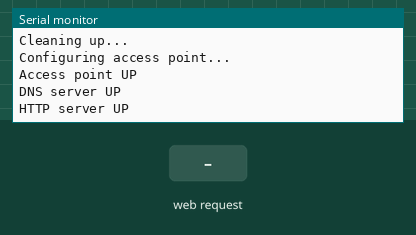
Bench run of a sketch on a simulated ESP8266 (NodeMCU). On the bench: the last lines printed to the serial monitor. Inputs (shaded band) come from the test bench.

Above: at 2.7 s.
2.8 s: HTTP request GET / received
At 4.0 s:
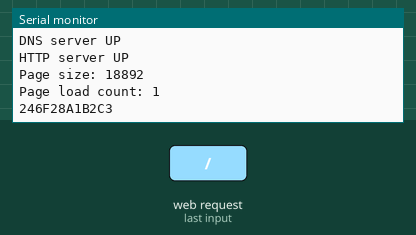
4.3 s: HTTP request GET /generate_204 received
At 5.2 s:
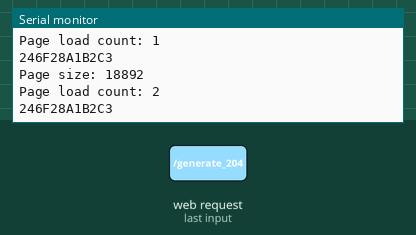

Measured:
- after the input at 2.8 s, the serial monitor: prints a new line at once (image 1)
- after the input at 4.3 s, the serial monitor: prints a new line at once (image 2)

The sketch:

disobey_ap.ino
```cpp
/*
  Disobey WiFi Access Point
  Author: Heikki Juva
*/

#include <WiFiClient.h>
#include <ESP8266WebServer.h>
#include <DNSServer.h>

const char *ssid = "Hki-open";
uint8_t mac[WL_MAC_ADDR_LENGTH];
String macID;

ESP8266WebServer server(80);

const byte DNS_PORT = 53;

DNSServer dnsServer;

IPAddress ip(10,0,0,1);
IPAddress gateway(10,0,0,1);
IPAddress subnet(255,255,255,0);

int visitor_count = 0;

void handleRoot() {

  String html = "";
  visitor_count += 1;

  html += "<!DOCTYPE HTML>\r\n<html>\r\n";
  html += "<head>\r\n";
  html += "<title>Disobey</title>\r\n";
  html += "<meta name='disobey' content='Disobey is a event that celebrates hacker culture with competitions, challenges, workshops and its own beer! You are welcome to join us to learn new skills, practice old ones or compete for bragging rights and fame. (there will be cool prizes)!'>\r\n";
  html += "<meta name='date' content='Jan 12-13 2018'>\r\n";
  html += "<meta name='location' content='Kattilahalli, Helsinki'>\r\n";
  html += "<meta name='website' content='disobey.fi'>\r\n";

  html += "<meta name='debug' content='{mac:";
  html += macID;
  html += ", vc:";
  html += String(visitor_count);
  html += "}'>\r\n";

  html += "</head>\r\n";
  html += "<body style='background:black;'>\r\n";
  html += "<div id='container' style='width:100%; margin:auto; color: green; font-family: courier; font-size: -webkit-xxx-large; text-align:center;'>\r\n";
  html += "</br><p>You can't spell IDIoT without IoT</p>\r\n";
  html += "<font size='-3'><pre><font color=white>101101110100100</font><font color=#f7f7f7>1</font><font color=#e6e6e6>1</font><font color=#d1d1d1>1</font><font color=#b0b0b0>1</font><font color=#939393>1</font><font color=#7a7a7a>0</font><font color=#656565>0</font><font color=#535353>1</font><font color=#444444>0</font><font color=#393939>1</font><font color=#313131>0</font><font color=#2c2c2c>1</font><font color=#2a2a2a>1</font><font color=#2c2c2c>0</font><font color=#313131>1</font><font color=#393939>1</font><font color=#444444>1</font><font color=#535353>0</font><font color=#656565>1</font><font color=#7a7a7a>0</font><font color=#939393>0</font><font color=#b0b0b0>1</font><font color=#d1d1d1>0</font><font color=#e6e6e6>0</font><font color=#f7f7f7>1</font><font color=white>111100101011011</font><br><font color=white>10100100111</font><font color=#fdfdfd>1</font><font color=#d9d9d9>1</font><font color=#aaaaaa>0</font><font color=#787878>0</font><font color=#535353>1</font><font color=#3a3a3a>0</font><font color=#2b2b2b>1</font><font color=#2a2a2a>01</font><font color=#333333>1</font><font color=#474747>0</font><font color=#575757>1</font><font color=#656565>1</font><font color=#6f6f6f>1</font><font color=#797979>0</font><font color=#7e7e7e>1</font><font color=gray>0</font><font color=#7e7e7e>0</font><font color=#797979>1</font><font color=#6f6f6f>0</font><font color=#656565>0</font><font color=#575757>1</font><font color=#474747>1</font><font color=#333333>1</font><font color=#2a2a2a>11</font><font color=#2b2b2b>0</font><font color=#3a3a3a>0</font><font color=#535353>1</font><font color=#787878>0</font><font color=#aaaaaa>1</font><font color=#d9d9d9>0</font><font color=#fdfdfd>1</font><font color=white>10111010010</font><br><font color=white>01111100</font><font color=#f9f9f9>1</font><font color=#d6d6d6>0</font><font color=#8d8d8d>1</font><font color=#4d4d4d>0</font><font color=#333333>1</font><font color=#2a2a2a>1</font><font color=#2f2f2f>0</font><font color=#3b3b3b>1</font><font color=#636363>1</font><font color=#909090>1</font><font color=#b7b7b7>0</font><font color=#d9d9d9>1</font><font color=#eeeeee>0</font><font color=#f4f4f4>0</font><font color=#f8f8f8>1</font><font color=#fcfcfc>0</font><font color=white>0111110</font><font color=#fcfcfc>0</font><font color=#f8f8f8>1</font><font color=#f4f4f4>0</font><font color=#eeeeee>1</font><font color=#d9d9d9>0</font><font color=#b7b7b7>1</font><font color=#909090>1</font><font color=#636363>0</font><font color=#3b3b3b>1</font><font color=#2f2f2f>1</font><font color=#2a2a2a>1</font><font color=#333333>0</font><font color=#4d4d4d>1</font><font color=#8d8d8d>0</font><font color=#d6d6d6>0</font><font color=#f9f9f9>1</font><font color=white>00111110</font><br><font color=white>010101</font><font color=#f1f1f1>1</font><font color=#acacac>0</font><font color=#595959>1</font><font color=#2b2b2b>1</font><font color=#2a2a2a>1</font><font color=#2e2e2e>0</font><font color=#545454>1</font><font color=#919191>0</font><font color=#cbcbcb>0</font><font color=#f6f6f6>1</font><font color=white>001</font><font color=#fbfbfb>1</font><font color=#e7e7e7>1</font><font color=#d6d6d6>1</font><font color=#c3c3c3>1</font><font color=#aeaeae>0</font><font color=#9e9e9e>0</font><font color=#949494>1</font><font color=#8d8d8d>0</font><font color=#8b8b8b>1</font><font color=#8e8e8e>0</font><font color=#969696>1</font><font color=#a2a2a2>1</font><font color=#b2b2b2>0</font><font color=#c8c8c8>1</font><font color=#dadada>1</font><font color=#ececec>1</font><font color=#fdfdfd>0</font><font color=white>100</font><font color=#f6f6f6>1</font><font color=#cbcbcb>0</font><font color=#919191>0</font><font color=#545454>1</font><font color=#2e2e2e>1</font><font color=#2a2a2a>1</font><font color=#2b2b2b>1</font><font color=#595959>1</font><font color=#acacac>0</font><font color=#f1f1f1>0</font><font color=white>101011</font><br><font color=white>0111</font><font color=#fcfcfc>0</font><font color=#ababab>1</font><font color=#4a4a4a>0</font><font color=#2b2b2b>0</font><font color=#2a2a2a>1</font><font color=#323232>0</font><font color=#7d7d7d>0</font><font color=#cfcfcf>1</font><font color=#f7f7f7>1</font><font color=white>111</font><font color=#dddddd>0</font><font color=#a7a7a7>0</font><font color=#767676>1</font><font color=#505050>0</font><font color=#3e3e3e>1</font><font color=#313131>0</font><font color=#2a2a2a>1101110100</font><font color=#2b2b2b>1</font><font color=#343434>0</font><font color=#424242>0</font><font color=#575757>1</font><font color=#818181>1</font><font color=#b4b4b4>1</font><font color=#ebebeb>1</font><font color=white>100</font><font color=#f7f7f7>1</font><font color=#cfcfcf>0</font><font color=#7d7d7d>1</font><font color=#323232>0</font><font color=#2a2a2a>1</font><font color=#2b2b2b>1</font><font color=#4a4a4a>0</font><font color=#ababab>1</font><font color=#fcfcfc>1</font><font color=white>1010</font><br><font color=white>010</font><font color=#d9d9d9>0</font><font color=#585858>1</font><font color=#2b2b2b>1</font><font color=#2a2a2a>1</font><font color=#333333>1</font><font color=gray>1</font><font color=#e8e8e8>0</font><font color=#fefefe>0</font><font color=white>1</font><font color=#fdfdfd>0</font><font color=#dfdfdf>1</font><font color=#959595>0</font><font color=#4c4c4c>1</font><font color=#2c2c2c>1</font><font color=#2a2a2a>01</font><font color=#373737>1</font><font color=#4c4c4c>1</font><font color=#707070>0</font><font color=#929292>1</font><font color=#acacac>0</font><font color=#c1c1c1>0</font><font color=#cecece>1</font><font color=#d6d6d6>0</font><font color=#d9d9d9>0</font><font color=#d5d5d5>1</font><font color=#cbcbcb>1</font><font color=#bcbcbc>1</font><font color=#a6a6a6>1</font><font color=#8a8a8a>1</font><font color=#676767>0</font><font color=#454545>0</font><font color=#333333>1</font><font color=#2a2a2a>0</font><font color=#2b2b2b>1</font><font color=#2e2e2e>0</font><font color=#5c5c5c>1</font><font color=#a8a8a8>1</font><font color=#eaeaea>0</font><font color=white>11</font><font color=#fefefe>1</font><font color=#e8e8e8>0</font><font color=gray>1</font><font color=#333333>0</font><font color=#2a2a2a>0</font><font color=#2b2b2b>1</font><font color=#585858>0</font><font color=#d9d9d9>0</font><font color=white>111</font><br><font color=white>11</font><font color=#bbbbbb>0</font><font color=#3a3a3a>0</font><font color=#2a2a2a>10</font><font color=#4c4c4c>1</font><font color=#cbcbcb>0</font><font color=white>110</font><font color=#dcdcdc>1</font><font color=#787878>1</font><font color=#353535>1</font><font color=#2a2a2a>01</font><font color=#353535>0</font><font color=#6e6e6e>0</font><font color=#b0b0b0>1</font><font color=#dedede>0</font><font color=#fbfbfb>0</font><font color=white>1111100101011</font><font color=#f6f6f6>0</font><font color=#d5d5d5>1</font><font color=#a1a1a1>1</font><font color=#5e5e5e>1</font><font color=#2e2e2e>0</font><font color=#2a2a2a>10</font><font color=#404040>0</font><font color=#909090>1</font><font color=#ededed>0</font><font color=white>011</font><font color=#cbcbcb>1</font><font color=#4c4c4c>1</font><font color=#2a2a2a>10</font><font color=#3a3a3a>0</font><font color=#bbbbbb>1</font><font color=white>01</font><br><font color=white>0</font><font color=#bfbfbf>1</font><font color=#323232>1</font><font color=#2a2a2a>01</font><font color=#5b5b5b>1</font><font color=#ececec>1</font><font color=white>01</font><font color=#fcfcfc>0</font><font color=#9f9f9f>0</font><font color=#373737>1</font><font color=#2a2a2a>00</font><font color=#343434>1</font><font color=#8c8c8c>1</font><font color=#e4e4e4>1</font><font color=#fcfcfc>1</font><font color=white>1001010110111010010</font><font color=#f9f9f9>0</font><font color=#d5d5d5>1</font><font color=#717171>1</font><font color=#2e2e2e>1</font><font color=#2a2a2a>11</font><font color=#454545>0</font><font color=#c2c2c2>0</font><font color=#fefefe>1</font><font color=white>01</font><font color=#ececec>0</font><font color=#5b5b5b>1</font><font color=#2a2a2a>10</font><font color=#323232>1</font><font color=#bfbfbf>1</font><font color=white>1</font><br><font color=#e7e7e7>0</font><font color=#393939>1</font><font color=#2a2a2a>00</font><font color=#494949>1</font><font color=#efefef>0</font><font color=white>01</font><font color=#fbfbfb>1</font><font color=#7e7e7e>1</font><font color=#2a2a2a>110</font><font color=#585858>0</font><font color=#dddddd>1</font><font color=white>0101101110100100111110010</font><font color=#c1c1c1>1</font><font color=#404040>0</font><font color=#2a2a2a>11</font><font color=#2e2e2e>0</font><font color=#a9a9a9>1</font><font color=white>110</font><font color=#efefef>1</font><font color=#494949>0</font><font color=#2a2a2a>01</font><font color=#393939>0</font><font color=#e7e7e7>0</font><br><font color=#868686>1</font><font color=#2a2a2a>111</font><font color=#bbbbbb>1</font><font color=white>001</font><font color=#a3a3a3>0</font><font color=#2b2b2b>1</font><font color=#2a2a2a>01</font><font color=#525252>1</font><font color=#efefef>0</font><font color=white>111010010011111001010110111</font><font color=#d7d7d7>0</font><font color=#373737>1</font><font color=#2a2a2a>00</font><font color=#313131>1</font><font color=#d1d1d1>0</font><font color=white>011</font><font color=#bbbbbb>1</font><font color=#2a2a2a>110</font><font color=#868686>0</font><br><font color=#424242>1</font><font color=#2a2a2a>01</font><font color=#393939>0</font><font color=#fcfcfc>1</font><font color=white>10</font><font color=#fbfbfb>1</font><font color=#3c3c3c>1</font><font color=#2a2a2a>101</font><font color=#cdcdcd>0</font><font color=white>01001111100101011011101001001</font><font color=#999999>1</font><font color=#2a2a2a>111</font><font color=#6c6c6c>0</font><font color=white>010</font><font color=#fcfcfc>1</font><font color=#393939>0</font><font color=#2a2a2a>11</font><font color=#424242>0</font><br><font color=#2c2c2c>1</font><font color=#2a2a2a>11</font><font color=#4f4f4f>0</font><font color=white>100</font><font color=#ebebeb>1</font><font color=#2c2c2c>0</font><font color=#2a2a2a>01</font><font color=#353535>1</font><font color=#fdfdfd>1</font><font color=white>11001010110111010010011111001</font><font color=#d3d3d3>0</font><font color=#2b2b2b>1</font><font color=#2a2a2a>01</font><font color=#4b4b4b>1</font><font color=white>0111</font><font color=#4f4f4f>0</font><font color=#2a2a2a>10</font><font color=#2c2c2c>0</font><br><font color=#424242>1</font><font color=#2a2a2a>00</font><font color=#393939>1</font><font color=#fcfcfc>1</font><font color=white>11</font><font color=#fefefe>1</font><font color=#c7c7c7>0</font><font color=#979797>0</font><font color=#9b9b9b>1</font><font color=#d4d4d4>0</font><font color=white>101101110100100111110010101101</font><font color=#fcfcfc>1</font><font color=#c1c1c1>1</font><font color=#959595>0</font><font color=#9d9d9d>1</font><font color=#dadada>0</font><font color=white>010</font><font color=#fcfcfc>0</font><font color=#393939>1</font><font color=#2a2a2a>11</font><font color=#424242>1</font><br><font color=#868686>1</font><font color=#2a2a2a>001</font><font color=#bbbbbb>0</font><font color=white>101101110100100111110010101101110100100111110</font><font color=#bbbbbb>0</font><font color=#2a2a2a>101</font><font color=#868686>0</font><br><font color=#e7e7e7>1</font><font color=#393939>1</font><font color=#2a2a2a>01</font><font color=#494949>1</font><font color=#efefef>1</font><font color=white>0100100111110010101101110100100111110010101</font><font color=#efefef>1</font><font color=#494949>0</font><font color=#2a2a2a>11</font><font color=#393939>1</font><font color=#e7e7e7>0</font><br><font color=white>1</font><font color=#bfbfbf>0</font><font color=#323232>0</font><font color=#2a2a2a>10</font><font color=#5b5b5b>0</font><font color=#ececec>1</font><font color=white>1111001010</font><font color=#fafafa>1</font><font color=#cecece>1</font><font color=#a8a8a8>0</font><font color=#ababab>1</font><font color=#d6d6d6>1</font><font color=#fcfcfc>1</font><font color=white>0100</font><font color=#f5f5f5>1</font><font color=#d8d8d8>0</font><font color=#cecece>01111100</font><font color=#cfcfcf>1</font><font color=#e6e6e6>0</font><font color=#fefefe>1</font><font color=white>01101110</font><font color=#ececec>1</font><font color=#5b5b5b>0</font><font color=#2a2a2a>01</font><font color=#323232>0</font><font color=#bfbfbf>0</font><font color=white>1</font><br><font color=white>11</font><font color=#bbbbbb>1</font><font color=#3a3a3a>1</font><font color=#2a2a2a>00</font><font color=#4c4c4c>1</font><font color=#cbcbcb>0</font><font color=white>101101110</font><font color=#acacac>1</font><font color=#2b2b2b>0</font><font color=#2a2a2a>01</font><font color=#2d2d2d>0</font><font color=#c7c7c7>0</font><font color=white>1111</font><font color=#6e6e6e>1</font><font color=#2a2a2a>0010101101</font><font color=#333333>1</font><font color=#cdcdcd>1</font><font color=white>0100100</font><font color=#cbcbcb>1</font><font color=#4c4c4c>1</font><font color=#2a2a2a>11</font><font color=#3a3a3a>1</font><font color=#bbbbbb>0</font><font color=white>01</font><br><font color=white>010</font><font color=#d9d9d9>1</font><font color=#585858>1</font><font color=#2b2b2b>0</font><font color=#2a2a2a>1</font><font color=#333333>1</font><font color=gray>1</font><font color=#e8e8e8>0</font><font color=#fefefe>1</font><font color=white>001001</font><font color=#f1f1f1>1</font><font color=#a2a2a2>1</font><font color=#7b7b7b>1</font><font color=#7e7e7e>1</font><font color=#acacac>0</font><font color=#f7f7f7>0</font><font color=white>1010</font><font color=#dedede>1</font><font color=#a2a2a2>1</font><font color=#989898>01110100</font><font color=#9a9a9a>1</font><font color=#b9b9b9>0</font><font color=#f8f8f8>0</font><font color=white>1111</font><font color=#fefefe>1</font><font color=#e8e8e8>0</font><font color=gray>0</font><font color=#333333>1</font><font color=#2a2a2a>0</font><font color=#2b2b2b>1</font><font color=#585858>0</font><font color=#d9d9d9>1</font><font color=white>101</font><br><font color=white>1101</font><font color=#fcfcfc>0</font><font color=#ababab>0</font><font color=#4a4a4a>1</font><font color=#2b2b2b>0</font><font color=#2a2a2a>0</font><font color=#323232>1</font><font color=#7d7d7d>1</font><font color=#cfcfcf>1</font><font color=#f7f7f7>1</font><font color=white>10010101101110100100111110010</font><font color=#f7f7f7>1</font><font color=#cfcfcf>0</font><font color=#7d7d7d>1</font><font color=#323232>1</font><font color=#2a2a2a>0</font><font color=#2b2b2b>1</font><font color=#4a4a4a>1</font><font color=#ababab>1</font><font color=#fcfcfc>0</font><font color=white>1001</font><br><font color=white>001111</font><font color=#f1f1f1>1</font><font color=#acacac>0</font><font color=#595959>0</font><font color=#2b2b2b>1</font><font color=#2a2a2a>0</font><font color=#2e2e2e>1</font><font color=#545454>0</font><font color=#919191>1</font><font color=#cbcbcb>1</font><font color=#f6f6f6>0</font><font color=white>11101001001111100101011</font><font color=#f6f6f6>0</font><font color=#cbcbcb>1</font><font color=#919191>1</font><font color=#545454>1</font><font color=#2e2e2e>0</font><font color=#2a2a2a>1</font><font color=#2b2b2b>0</font><font color=#595959>0</font><font color=#acacac>1</font><font color=#f1f1f1>0</font><font color=white>011111</font><br><font color=white>00101011</font><font color=#f9f9f9>0</font><font color=#d6d6d6>1</font><font color=#8d8d8d>1</font><font color=#4d4d4d>1</font><font color=#333333>0</font><font color=#2a2a2a>1</font><font color=#2f2f2f>0</font><font color=#3b3b3b>0</font><font color=#636363>1</font><font color=#909090>0</font><font color=#b7b7b7>0</font><font color=#d9d9d9>1</font><font color=#eeeeee>1</font><font color=#f4f4f4>1</font><font color=#f8f8f8>1</font><font color=#fcfcfc>1</font><font color=white>0010101</font><font color=#fcfcfc>1</font><font color=#f8f8f8>0</font><font color=#f4f4f4>1</font><font color=#eeeeee>1</font><font color=#d9d9d9>1</font><font color=#b7b7b7>0</font><font color=#909090>1</font><font color=#636363>0</font><font color=#3b3b3b>0</font><font color=#2f2f2f>1</font><font color=#2a2a2a>0</font><font color=#333333>0</font><font color=#4d4d4d>1</font><font color=#8d8d8d>1</font><font color=#d6d6d6>1</font><font color=#f9f9f9>1</font><font color=white>10010101</font><br><font color=white>10111010010</font><font color=#fdfdfd>0</font><font color=#d9d9d9>1</font><font color=#aaaaaa>1</font><font color=#787878>1</font><font color=#535353>1</font><font color=#3a3a3a>1</font><font color=#2b2b2b>0</font><font color=#2a2a2a>01</font><font color=#333333>0</font><font color=#474747>1</font><font color=#575757>0</font><font color=#656565>1</font><font color=#6f6f6f>1</font><font color=#797979>0</font><font color=#7e7e7e>1</font><font color=gray>1</font><font color=#7e7e7e>1</font><font color=#797979>0</font><font color=#6f6f6f>1</font><font color=#656565>0</font><font color=#575757>0</font><font color=#474747>1</font><font color=#333333>0</font><font color=#2a2a2a>01</font><font color=#2b2b2b>1</font><font color=#3a3a3a>1</font><font color=#535353>1</font><font color=#787878>1</font><font color=#aaaaaa>0</font><font color=#d9d9d9>0</font><font color=#fdfdfd>1</font><font color=white>01011011101</font><br><font color=white>001001111100101</font><font color=#f7f7f7>0</font><font color=#e6e6e6>1</font><font color=#d1d1d1>1</font><font color=#b0b0b0>0</font><font color=#939393>1</font><font color=#7a7a7a>1</font><font color=#656565>1</font><font color=#535353>0</font><font color=#444444>1</font><font color=#393939>0</font><font color=#313131>0</font><font color=#2c2c2c>1</font><font color=#2a2a2a>0</font><font color=#2c2c2c>0</font><font color=#313131>1</font><font color=#393939>1</font><font color=#444444>1</font><font color=#535353>1</font><font color=#656565>1</font><font color=#7a7a7a>0</font><font color=#939393>0</font><font color=#b0b0b0>1</font><font color=#d1d1d1>0</font><font color=#e6e6e6>1</font><font color=#f7f7f7>0</font><font color=white>110111010010011</font><br></pre></font>";
  html += "</div>\r\n";
  html += "</body>\r\n";
  html += "</html>\n";

  Serial.println();
  Serial.print("Page size: ");
  Serial.print(html.length());
	server.send(200, "text/html", html);
  Serial.println();
  Serial.print("Page load count: ");
  Serial.println(visitor_count);
  Serial.println(macID);
}

void changeSSID() {
  String new_ssid = server.arg("ssid");
  if(new_ssid.length() > 0){
    char new_ssid_char[new_ssid.length()+1];
    new_ssid.toCharArray(new_ssid_char, new_ssid.length()+1);
    server.send(200, "text/html", "SSID will be changed in 10s");
    WiFi.disconnect();
    WiFi.softAPdisconnect();
    WiFi.mode(WIFI_OFF);
    delay(500);

    Serial.print("Configuring access point...\r\n");

    // Read mac-address to memory
    WiFi.softAPmacAddress(mac);
    macID = mac_to_string();
    macID.toUpperCase();

    // Setup WiFi Access Point
    WiFi.mode(WIFI_AP);
    WiFi.softAPConfig(ip, gateway, subnet);
    WiFi.softAP(new_ssid_char);
  }
  else {
    server.send(200, "text/html", "ERROR -- Incorrect value for SSID");
  }
}

String mac_to_string(){
  String str = "";
  for(int i = 0; i < WL_MAC_ADDR_LENGTH; i++){
    str += String(mac[i], HEX);
  }
  return str;
}

void setup() {

	delay(1000);
	Serial.begin(74880);
	Serial.println();

	Serial.println("Cleaning up...\r\n");

  WiFi.disconnect();
  WiFi.softAPdisconnect();
  WiFi.mode(WIFI_OFF);
  delay(500);

  Serial.println("Configuring access point...");

  // Read mac-address to memory
  WiFi.softAPmacAddress(mac);
  macID = mac_to_string();
  macID.toUpperCase();

  // Setup WiFi Access Point
  WiFi.mode(WIFI_AP);
  WiFi.softAPConfig(ip, gateway, subnet);
	WiFi.softAP(ssid);

  Serial.println("Access point UP");

  dnsServer.setTTL(300);
  dnsServer.setErrorReplyCode(DNSReplyCode::NoError);
  dnsServer.start(DNS_PORT, "*", ip);

  Serial.println("DNS server UP");

	server.on("/", handleRoot); // Add root path
  server.on("/generate_204", handleRoot); // Android captive portal
  server.on("/ssid", changeSSID); // Add SSID modification page path
  server.onNotFound(handleRoot);  // Add default path for 404-page (in this case, we want redirect to root)
	server.begin();
	Serial.println("HTTP server UP");
}

void loop() {
  dnsServer.processNextRequest();
	server.handleClient();
}
```
